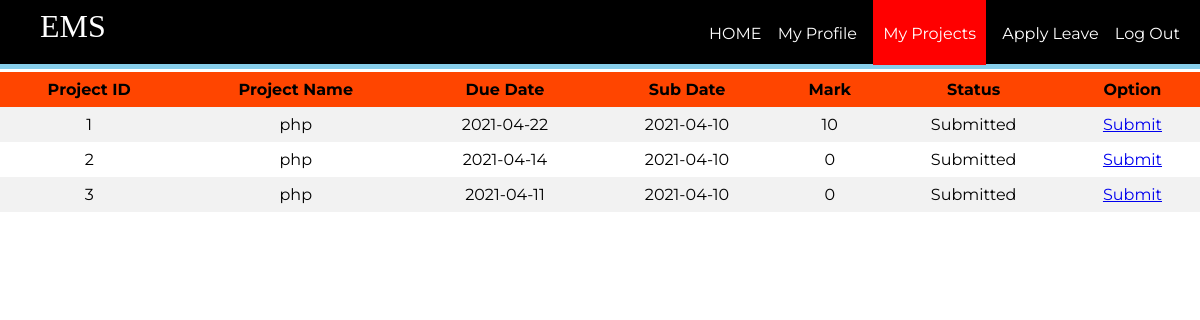
Page /employee/empproject.php?id=115 on the committed database.
### tables this page shows
CREATE TABLE `project` (
  `pid` int(10) UNSIGNED NOT NULL,
  `eid` int(11) DEFAULT NULL,
  `pname` varchar(100) DEFAULT NULL,
  `duedate` date DEFAULT NULL,
  `subdate` date NOT NULL DEFAULT '2021-05-03',
  `mark` int(11) NOT NULL,
  `status` varchar(50) DEFAULT NULL
);

### employee/empproject.php (the view, shortened to what this page needs)
<?php
	$id = (isset($_GET['id']) ? $_GET['id'] : '');
	require_once ('process/dbh.php');
	$sql = "SELECT * FROM `project` where eid = '$id'";
	$result = mysqli_query($conn, $sql);
?>
<html>
<head>
	<link rel="stylesheet" type="text/css" href="styleview.css">
</head>
<body>
	<header>
		<nav>
			<h1>EMS</h1>
			<ul id="navli">
				<li><a class="homeblack" href="eloginwel.php?id=<?php echo $id?>"">HOME</a></li>
				<li><a class="homeblack" href="myprofile.php?id=<?php echo $id?>"">My Profile</a></li>
				<li><a class="homered" href="empproject.php?id=<?php echo $id?>"">My Projects</a></li>
				<li><a class="homeblack" href="applyleave.php?id=<?php echo $id?>"">Apply Leave</a></li>
				<li><a class="homeblack" href="elogin.html">Log Out</a></li>
			</ul>
		</nav>
	</header>
	<div class="divider"></div>
	<div id="divimg">
		<table>
			<tr>
				<th align = "center">Project ID</th>
				<th align = "center">Project Name</th>
				<th align = "center">Due Date</th>
				<th align = "center">Sub Date</th>
				<th align = "center">Mark</th>
				<th align = "center">Status</th>
				<th align = "center">Option</th>
			</tr>
			<?php
				while ($employee = mysqli_fetch_assoc($result)) {
					echo "<tr>";
					echo "<td>".$employee['pid']."</td>";
					echo "<td>".$employee['pname']."</td>";
					echo "<td>".$employee['duedate']."</td>";
					echo "<td>".$employee['subdate']."</td>";
					echo "<td>".$employee['mark']."</td>";
					echo "<td>".$employee['status']."</td>";
					 echo "<td><a href=\"psubmit.php?pid=$employee[pid]&id=$employee[eid]\">Submit</a>";
				}
			?>
		</table>
		</body>
</html>

### employee/styleview.css (style rules this page uses)
body { margin: 0px; }
header { background: black; color: white; padding: 8px 20px 6px 40px; height: 50px; }
header h1 { display: inline; font-family: 'Times New Roman'; font-weight: 400; font-size: 32px; float: left; margin-top: 0px; margin-right: 10px; }
nav ul { display: inline; padding: 0px; float: right; }
nav ul li { display: inline-block; list-style-type: none; color: white; float: none; margin-left: 12px; }
nav ul li a { color: white; text-decoration: none; }
#navli { font-family: 'Montserrat', sans-serif; }
.homered { background-color: red; padding: 30px 10px 22px 10px; }
.divider { background-color: skyblue; height: 5px; }
table { margin: 0px; border-collapse: collapse; width: 100%; font-family: 'Montserrat', sans-serif; }
th, td { text-align: center; padding: 8px; }
tr:nth-child(even) { background-color: #f2f2f2 }
th { background-color: orangered; color: black; }

### rows in the picture
project: pid "1", pname "php", duedate "2021-04-22", subdate "2021-04-10", mark "10", status "Submitted"
project: pid "2", pname "php", duedate "2021-04-14", subdate "2021-04-10", mark "0", status "Submitted"
project: pid "3", pname "php", duedate "2021-04-11", subdate "2021-04-10", mark "0", status "Submitted"
